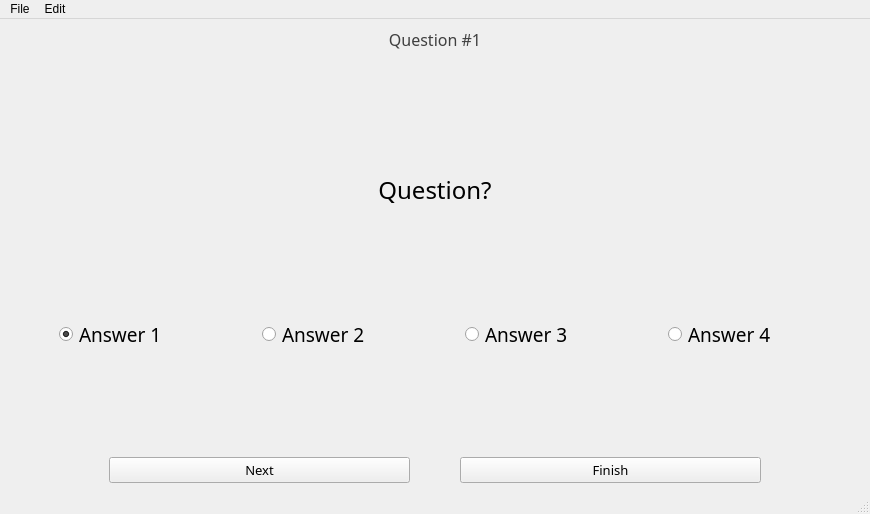
<?xml version="1.0" encoding="UTF-8"?>
<ui version="4.0">
 <class>MainWindow</class>
 <widget class="QMainWindow" name="MainWindow">
  <property name="geometry">
   <rect>
    <x>0</x>
    <y>0</y>
    <width>870</width>
    <height>514</height>
   </rect>
  </property>
  <property name="windowTitle">
   <string>QuizGame</string>
  </property>
  <property name="locale">
   <locale language="English" country="UnitedStates"/>
  </property>
  <widget class="QWidget" name="centralwidget">
   <property name="locale">
    <locale language="English" country="UnitedStates"/>
   </property>
   <layout class="QVBoxLayout" name="verticalLayout_3">
    <item>
     <layout class="QVBoxLayout" name="verticalLayout">
      <item>
       <widget class="QLabel" name="questionNumber">
        <property name="font">
         <font>
          <family>Sylfaen</family>
          <pointsize>12</pointsize>
         </font>
        </property>
        <property name="mouseTracking">
         <bool>false</bool>
        </property>
        <property name="autoFillBackground">
         <bool>false</bool>
        </property>
        <property name="styleSheet">
         <string notr="true">color: rgb(63, 63, 63);</string>
        </property>
        <property name="text">
         <string>Question #1</string>
        </property>
        <property name="alignment">
         <set>Qt::AlignCenter</set>
        </property>
       </widget>
      </item>
      <item>
       <spacer name="verticalSpacer">
        <property name="orientation">
         <enum>Qt::Vertical</enum>
        </property>
        <property name="sizeHint" stdset="0">
         <size>
          <width>20</width>
          <height>40</height>
         </size>
        </property>
       </spacer>
      </item>
     </layout>
    </item>
    <item>
     <layout class="QVBoxLayout" name="verticalLayout_2">
      <item>
       <widget class="QLabel" name="questionText">
        <property name="font">
         <font>
          <family>Sylfaen</family>
          <pointsize>18</pointsize>
         </font>
        </property>
        <property name="text">
         <string>Question?</string>
        </property>
        <property name="alignment">
         <set>Qt::AlignCenter</set>
        </property>
       </widget>
      </item>
      <item>
       <spacer name="verticalSpacer_2">
        <property name="orientation">
         <enum>Qt::Vertical</enum>
        </property>
        <property name="sizeHint" stdset="0">
         <size>
          <width>20</width>
          <height>40</height>
         </size>
        </property>
       </spacer>
      </item>
     </layout>
    </item>
    <item>
     <layout class="QHBoxLayout" name="horizontalLayout">
      <property name="spacing">
       <number>10</number>
      </property>
      <property name="leftMargin">
       <number>50</number>
      </property>
      <property name="bottomMargin">
       <number>50</number>
      </property>
      <item>
       <widget class="QRadioButton" name="radioButton_1">
        <property name="font">
         <font>
          <family>Sylfaen</family>
          <pointsize>14</pointsize>
         </font>
        </property>
        <property name="text">
         <string>Answer 1</string>
        </property>
        <property name="iconSize">
         <size>
          <width>30</width>
          <height>30</height>
         </size>
        </property>
        <property name="checked">
         <bool>true</bool>
        </property>
       </widget>
      </item>
      <item>
       <widget class="QRadioButton" name="radioButton_2">
        <property name="font">
         <font>
          <family>Sylfaen</family>
          <pointsize>14</pointsize>
         </font>
        </property>
        <property name="text">
         <string>Answer 2</string>
        </property>
        <property name="iconSize">
         <size>
          <width>30</width>
          <height>30</height>
         </size>
        </property>
       </widget>
      </item>
      <item>
       <widget class="QRadioButton" name="radioButton_3">
        <property name="font">
         <font>
          <family>Sylfaen</family>
          <pointsize>14</pointsize>
         </font>
        </property>
        <property name="text">
         <string>Answer 3</string>
        </property>
        <property name="iconSize">
         <size>
          <width>30</width>
          <height>30</height>
         </size>
        </property>
       </widget>
      </item>
      <item>
       <widget class="QRadioButton" name="radioButton_4">
        <property name="font">
         <font>
          <family>Sylfaen</family>
          <pointsize>14</pointsize>
         </font>
        </property>
        <property name="layoutDirection">
         <enum>Qt::LeftToRight</enum>
        </property>
        <property name="text">
         <string>Answer 4</string>
        </property>
        <property name="iconSize">
         <size>
          <width>30</width>
          <height>30</height>
         </size>
        </property>
       </widget>
      </item>
     </layout>
    </item>
    <item>
     <layout class="QHBoxLayout" name="horizontalLayout_2">
      <property name="spacing">
       <number>50</number>
      </property>
      <property name="leftMargin">
       <number>100</number>
      </property>
      <property name="topMargin">
       <number>50</number>
      </property>
      <property name="rightMargin">
       <number>100</number>
      </property>
      <item>
       <widget class="QPushButton" name="nextButton">
        <property name="font">
         <font>
          <family>Sylfaen</family>
          <pointsize>10</pointsize>
         </font>
        </property>
        <property name="text">
         <string>Next</string>
        </property>
       </widget>
      </item>
      <item>
       <widget class="QPushButton" name="finishButton">
        <property name="font">
         <font>
          <family>Sylfaen</family>
          <pointsize>10</pointsize>
         </font>
        </property>
        <property name="text">
         <string>Finish</string>
        </property>
       </widget>
      </item>
     </layout>
    </item>
   </layout>
  </widget>
  <widget class="QMenuBar" name="menubar">
   <property name="geometry">
    <rect>
     <x>0</x>
     <y>0</y>
     <width>870</width>
     <height>25</height>
    </rect>
   </property>
   <property name="locale">
    <locale language="English" country="UnitedStates"/>
   </property>
   <widget class="QMenu" name="menuMenu">
    <property name="title">
     <string>File</string>
    </property>
   </widget>
   <widget class="QMenu" name="menuEdit">
    <property name="title">
     <string>Edit</string>
    </property>
   </widget>
   <addaction name="menuMenu"/>
   <addaction name="menuEdit"/>
  </widget>
  <widget class="QStatusBar" name="statusbar">
   <property name="locale">
    <locale language="English" country="UnitedStates"/>
   </property>
  </widget>
 </widget>
 <resources/>
 <connections/>
</ui>
